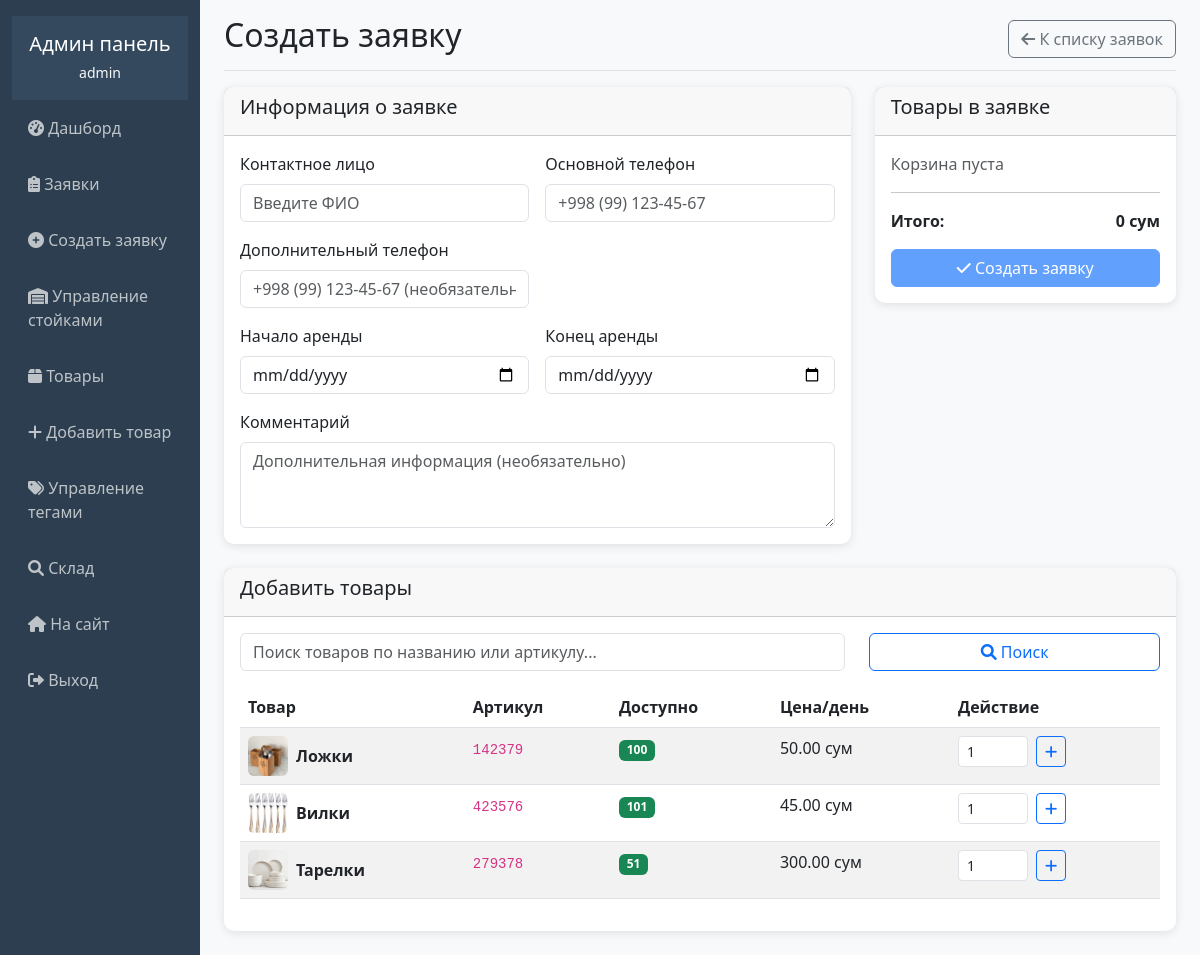
Before: /superuser/create-order/ (signed in) with the older database file.
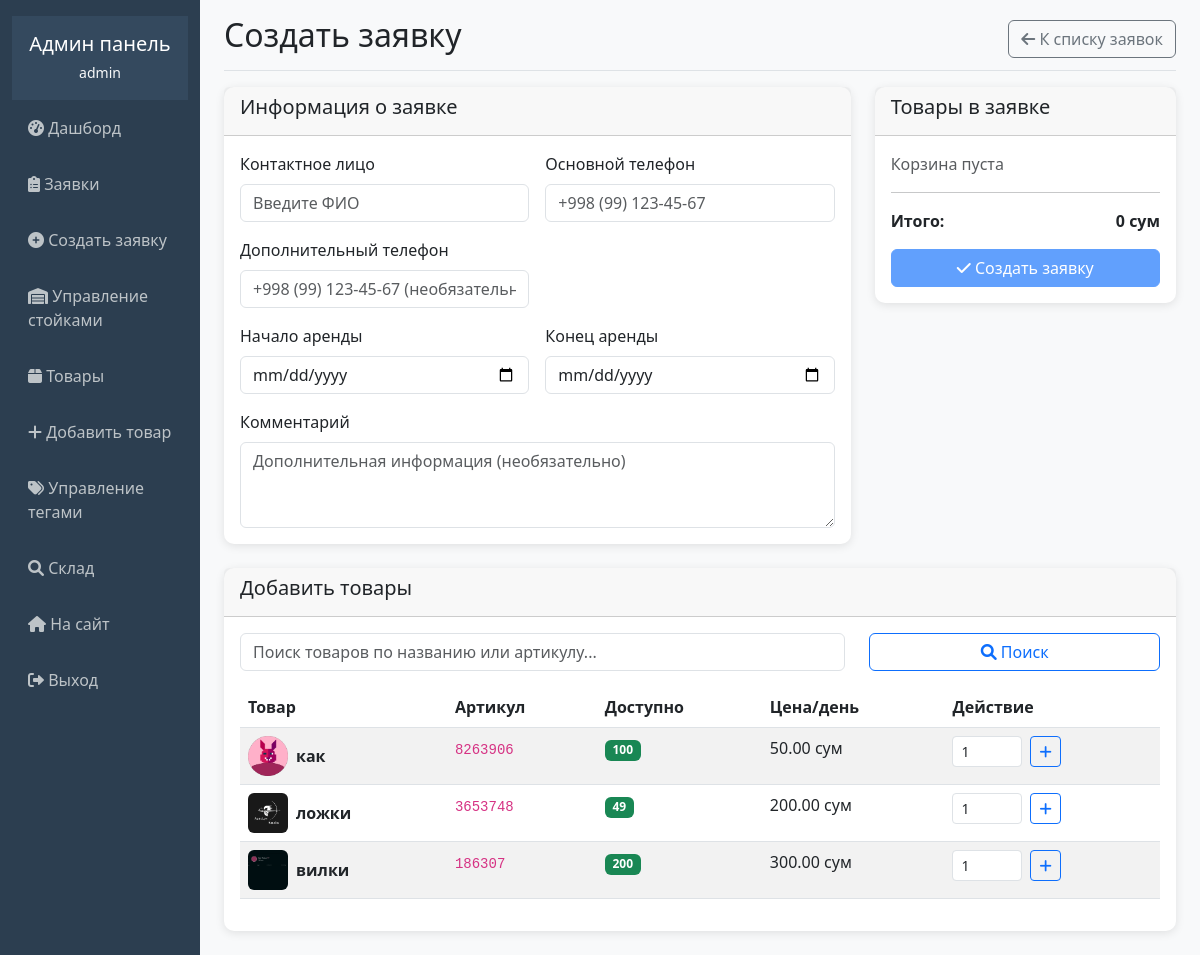
After: the same page with the newer database file.
### rental/models.py (models this page shows, shortened)
class Product(models.Model):
    name = models.CharField(max_length=200, verbose_name='Название')
    photo = models.ImageField(upload_to='products/', verbose_name='Фото')
    article = models.CharField(max_length=50, unique=True, verbose_name='Артикул')
    description = models.TextField(blank=True, verbose_name='Описание')
    quantity = models.IntegerField(default=0, verbose_name='Количество')
    available_quantity = models.IntegerField(default=0, verbose_name='Доступное количество')
    tags = models.ManyToManyField(Tag, blank=True, verbose_name='Теги')
    daily_price = models.DecimalField(max_digits=10, decimal_places=2, verbose_name='Цена за день')
    shelf = models.ForeignKey(Shelf, on_delete=models.CASCADE, verbose_name='Место хранения')
    created_at = models.DateTimeField(auto_now_add=True)
    class Meta:
        verbose_name = 'Товар'
        verbose_name_plural = 'Товары'

### rental/admin_views.py (the view)
# urls.py: path('create-order/', admin_views.admin_create_order, name='admin_create_order'),
@user_passes_test(is_admin)
def admin_create_order(request):
    if request.method == 'POST':
        form = OrderForm(request.POST)
        if form.is_valid():
            order = form.save(commit=False)
            order.created_by_admin = True
            order.status = 'confirmed'  # Автоматически подтверждаем заявки админа
            cart_data = request.POST.get('cart_data', '[]')
            cart_items = json.loads(cart_data)
            for item in cart_items:
                try:
                    product = Product.objects.get(id=item['product_id'])
                    if product.available_quantity < item['quantity']:
                        messages.error(request, f'Недостаточно товара "{product.name}" на складе. Доступно: {product.available_quantity}')
                        return render(request, 'rental/admin/create_order.html', {
                            'form': form,
                            'products': Product.objects.filter(available_quantity__gt=0)
                        })
                except Product.DoesNotExist:
                    messages.error(request, 'Один из товаров не найден')
                    return render(request, 'rental/admin/create_order.html', {
                        'form': form,
                        'products': Product.objects.filter(available_quantity__gt=0)
                    })
            total = 0
            rental_days = (order.rental_end - order.rental_start).days + 1
            for item in cart_items:
                try:
                    product = Product.objects.get(id=item['product_id'])
                    total += product.daily_price * item['quantity'] * rental_days
                except Product.DoesNotExist:
                    pass
            order.total_amount = total
            order.save()
            for item in cart_items:
                try:
                    product = Product.objects.get(id=item['product_id'])
                    OrderItem.objects.create(
                        order=order,
                        product=product,
                        quantity=item['quantity'],
                        price=product.daily_price * rental_days
                    )
                    product.available_quantity -= item['quantity']
                    product.save()
                except Product.DoesNotExist:
                    pass
            messages.success(request, 'Заявка успешно создана!')
            return redirect('admin_order_detail', order_id=order.id)
    else:
        form = OrderForm()
    products = Product.objects.filter(available_quantity__gt=0)
    context = {
        'form': form,
        'products': products,
    }
    return render(request, 'rental/admin/create_order.html', context)

### rental/forms.py (shortened to what this page needs)
class OrderForm(forms.ModelForm):
    class Meta:
        model = Order
        fields = ['contact_person', 'phone1', 'phone2', 'rental_start', 'rental_end', 'comment']
        widgets = {
            'contact_person': forms.TextInput(attrs={'class': 'form-control', 'placeholder': 'Введите ФИО'}),
            'phone1': forms.TextInput(attrs={'class': 'form-control', 'placeholder': '+998 (99) 123-45-67'}),
            'phone2': forms.TextInput(attrs={'class': 'form-control', 'placeholder': '+998 (99) 123-45-67 (необязательно)'}),
            'rental_start': forms.DateInput(attrs={'class': 'form-control', 'type': 'date'}),
            'rental_end': forms.DateInput(attrs={'class': 'form-control', 'type': 'date'}),
            'comment': forms.Textarea(attrs={'class': 'form-control', 'rows': 3, 'placeholder': 'Дополнительная информация (необязательно)'}),
        }

### rental/admin_views.py (called while the page is built)
def is_admin(user):
    return user.is_authenticated and user.is_staff

### templates/rental/admin/create_order.html (shortened to what the changed rows need)
{% extends 'rental/admin/base_admin.html' %}
{% block content %}
<div class="d-flex justify-content-between flex-wrap flex-md-nowrap align-items-center pb-2 mb-3 border-bottom">
    <h1 class="h2">Создать заявку</h1>
</div>
<div class="row mt-4">
    <div class="col-12">
        <div class="card">
            <div class="card-body">
                <div class="table-responsive mt-3">
                    <table class="table table-striped">
                        <thead>
                            <tr>
                                <th>Товар</th>
                                <th>Артикул</th>
                                <th>Доступно</th>
                                <th>Цена/день</th>
                                <th>Действие</th>
                            </tr>
                        </thead>
                        <tbody id="productsTable">
                            {% for product in products %}
                            <tr data-product-id="{{ product.id }}" data-product-name="{{ product.name }}" data-product-price="{{ product.daily_price }}" data-available="{{ product.available_quantity }}">
                                <td>
                                    <div class="d-flex align-items-center">
                                        {% if product.photo %}
                                            <img src="{{ product.photo.url }}" alt="{{ product.name }}" style="width: 40px; height: 40px; object-fit: cover;" class="rounded me-2">
                                        {% endif %}
                                        <strong>{{ product.name }}</strong>
                                    </div>
                                </td>
                                <td><code>{{ product.article }}</code></td>
                                <td><span class="badge bg-success">{{ product.available_quantity }}</span></td>
                                <td>{{ product.daily_price }} сум</td>
                                <td>
                                    <div class="d-flex align-items-center">
                                        <input type="number" class="form-control form-control-sm me-2" style="width: 70px;" value="1" min="1" max="{{ product.available_quantity }}" id="qty-{{ product.id }}">
                                        <button type="button" class="btn btn-sm btn-outline-primary" onclick="addToCart({{ product.id }})">
                                            <i class="fas fa-plus"></i>
                                        </button>
                                    </div>
                                </td>
                            </tr>
                            {% endfor %}
                        </tbody>
                    </table>
                </div>
            </div>
        </div>
    </div>
</div>
{% endblock %}

Changed rows visible on the page:
removed Product: photo (picture), name "Тарелки", article "279378", available_quantity "51", daily_price "300.00"
changed Product id 1: photo: a different picture; name "Ложки" → "как"; article "142379" → "8263906"
changed Product: photo: a different picture; name "Вилки" → "ложки"; article "423576" → "3653748"; available_quantity "101" → "49"; daily_price "45.00" → "200.00"
added Product: photo (picture), name "вилки", article "186307", available_quantity "200", daily_price "300.00"
